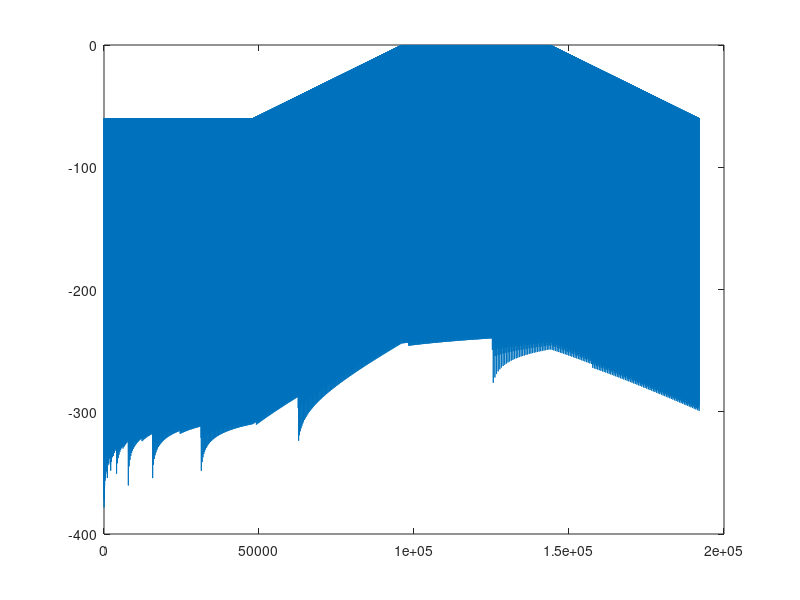

Source code (MATLAB):
f0 = 1000;
fs = 48000;
n = [0:4*fs-1]';
A0 = -60;
A1 = 0;
a = [A0*ones(1,fs) linspace(A0,A1,fs) A1*ones(1,fs) linspace(A1,A0,fs)]';
y = db2mag(a) .* sin(2*pi*f0/fs*n);
plot(mag2db(abs(y)));
audiowrite('test_signal_sine_1k_amp_60_0_db.wav', y, fs);
